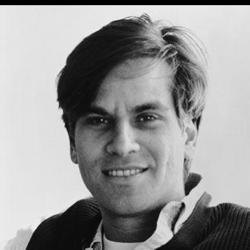
#> input picture img/Aaron_Sorkin_0001.jpg, 250 x 250 px
$ jupyter execute face_align.ipynb
#> lines starting #> are read from the running program, lines starting #| are printed output that depends on the picture
## 图像的仿射

[cell 1]
import cv2
import numpy as np
import matplotlib.pyplot as plt
from skimage import transform as trans

[cell 2]
image_size = [224, 224]

img_path = './img/Aaron_Sorkin_0001.jpg'
img = cv2.imread(img_path)
#> img is the input picture: shape (250, 250, 3); min 0, max 252, mean 151.3

print("source image size:{}".format(img.shape))
#| source image size:(250, 250, 3)

src = np.array([[85.49595008, 85.73911040000002 + 30],
                [168.39541376, 84.30362432000001 + 30],
                [127.07756863999998, 136.76120383999998 + 30],
                [90.34349120000002, 174.31525376000002 + 30],
                [166.65585920000004, 172.99233343999998 + 30]])

dst = np.array([[99.982100, 121.389000],
               [148.250000, 118.750000],
               [122.701000, 149.671000],
               [102.586000, 172.091000],
               [150.085000, 168.073000]])
tform = trans.SimilarityTransform()
tform.estimate(dst, src)
M = tform.params[0:2, :]
warped = cv2.warpAffine(img, M, (image_size[0], image_size[1]))
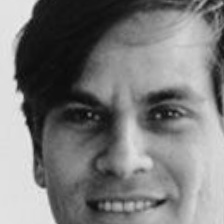
#> warped: shape (224, 224, 3); min 5, max 240, mean 122.9

plt.subplot(121)
plt.imshow(img)
plt.subplot(122)
plt.imshow(warped)
plt.show()
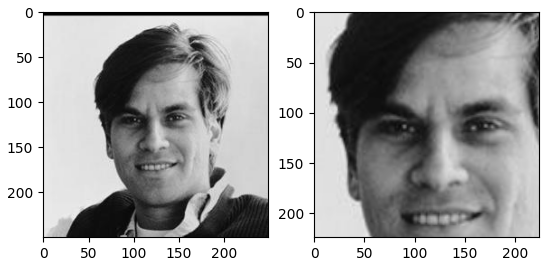
#> figure drawn by matplotlib, 2 panels
